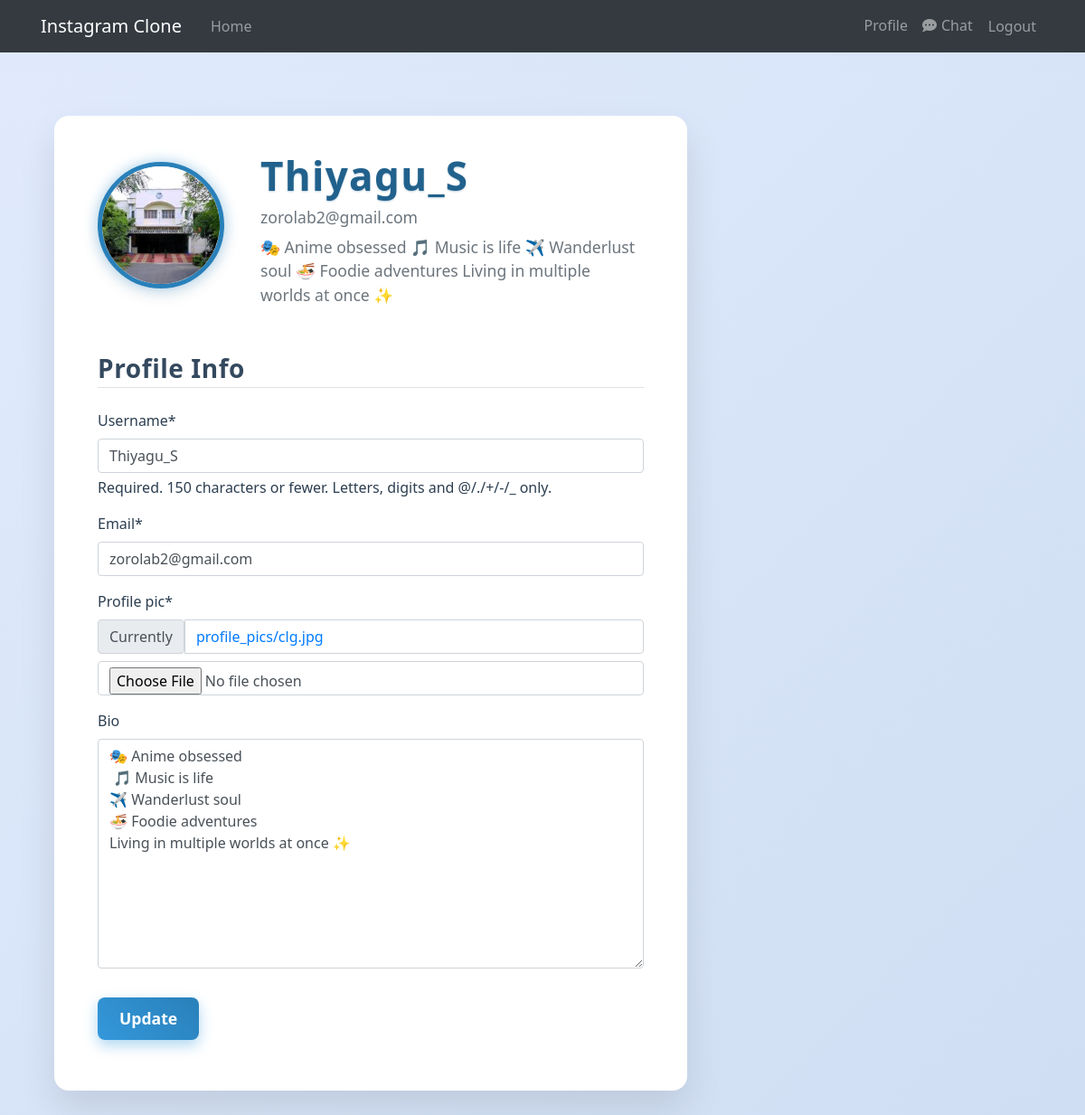
/profile/ (signed in), run on the app's committed database.
### users/models.py (models this page shows, shortened)
class User(AbstractUser):
    profile_pic = models.ImageField(default='default.jpg', upload_to='profile_pics')
    bio = models.TextField(max_length=500, blank=True)

### users/views.py (the view)
# urls.py: path('profile/', profile, name='profile'),
@login_required
def profile(request):
    if request.method == 'POST':
        u_form = UserUpdateForm(request.POST, request.FILES, instance=request.user)
        if u_form.is_valid():
            u_form.save()
            messages.success(request, f'Your account has been updated!')
            return redirect('profile')
    else:
        u_form = UserUpdateForm(instance=request.user)
    context = {
        'u_form': u_form,
    }
    return render(request, 'users/profile.html', context)

### users/forms.py
class UserUpdateForm(forms.ModelForm):
    email = forms.EmailField()
    class Meta:
        model = User
        fields = ['username', 'email', 'profile_pic', 'bio']

### users/templates/users/profile.html (shortened to what this page needs)
{% extends "posts/base.html" %}
{% load crispy_forms_tags %}
{% block content %}
<div class="content-section">
    <div class="media">
        <img class="rounded-circle account-img" src="{{ user.profile_pic.url }}" alt="{{ user.username }} profile picture">
        <div class="media-body">
            <h2 class="account-heading">{{ user.username }}</h2>
            <p class="text-secondary">{{ user.email }}</p>
            <p class="text-secondary">{{ user.bio }}</p>
        </div>
    </div>
    <form method="POST" enctype="multipart/form-data" novalidate>
        <fieldset class="form-group">
            <legend class="border-bottom mb-4">Profile Info</legend>
            {{ u_form|crispy }}
        </fieldset>
        <div class="form-group">
            <button class="btn btn-outline-info" type="submit">Update</button>
        </div>
    </form>
</div>
{% endblock content %}

### posts/templates/posts/base.html (style rules this page uses)
.account-img { height: 125px; width: 125px; margin-right: 20px; margin-bottom: 16px; }

### users/templates/users/profile.html (style rules this page uses)
body, html { background: linear-gradient(135deg, #e0eafc 0%, #cfdef3 100%); font-family: 'Poppins', 'Segoe UI', Tahoma, Geneva, Verdana, sans-serif; color: #2c3e50; min-height: 100vh; }
.content-section { background: #fff; max-width: 700px; margin: 3rem auto 4rem; padding: 2.5rem 3rem; border-radius: 1rem; box-shadow: 0 20px 40px rgba(0,0,0,0.1); transition: box-shadow 0.3s ease; }
.media { display: flex; align-items: center; margin-bottom: 2.5rem; }
.account-img { width: 140px; height: 140px; object-fit: cover; border-radius: 50%; margin-right: 2.5rem; box-shadow: 0 0 15px rgba(52, 152, 219, 0.4), 0 6px 20px rgba(0, 0, 0, 0.08); border: 5px solid #2980b9; transition: transform 0.3s ease; }
.media-body { flex: 1; }
.account-heading { font-size: 2.75rem; font-weight: 800; color: #21618c; margin-bottom: 0.25rem; letter-spacing: 0.03em; text-shadow: 0 1px 2px rgba(33, 97, 140, 0.3); }
.text-secondary { font-size: 1.1rem; color: #6c7a89; margin: 0.4rem 0; line-height: 1.5; }
fieldset legend { font-size: 1.75rem; font-weight: 700; color: #34495e; margin-bottom: 1.75rem; letter-spacing: 0.02em; }
.btn-outline-info { background: linear-gradient(45deg, #3498db, #2980b9); color: white; border: none; padding: 0.65rem 1.5rem; font-weight: 700; font-size: 1.1rem; border-radius: 0.5rem; box-shadow: 0 6px 15px rgba(52, 152, 219, 0.4); transition: background 0.4s ease, box-shadow 0.4s ease; }

### data on the page
User: profile_pic (picture), username "Thiyagu_S", email "zorolab2@gmail.com", bio "🎭 Anime obsessed 🎵 Music is life ✈️ Wanderlust soul 🍜 Foodie adventures Living in multiple worlds at once ✨"
